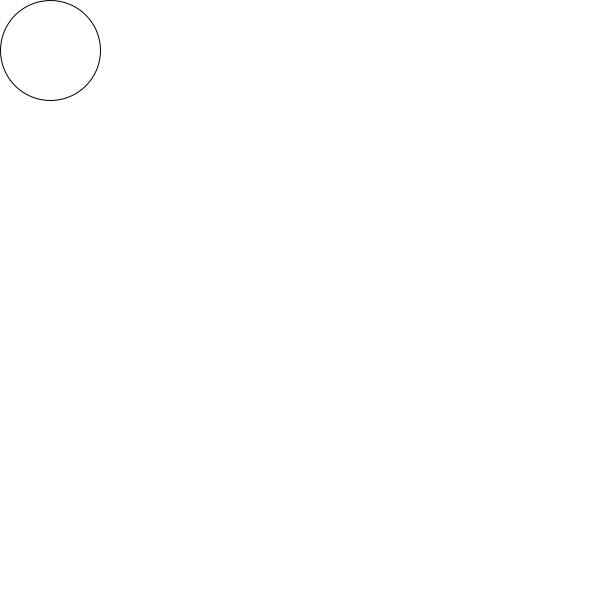
Frame 1 (no input)
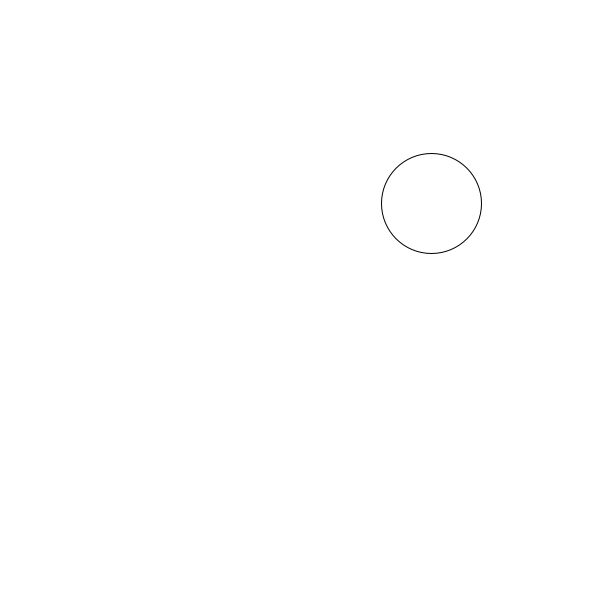
Frame 60 (the mouse pressed at the canvas centre just before this capture)
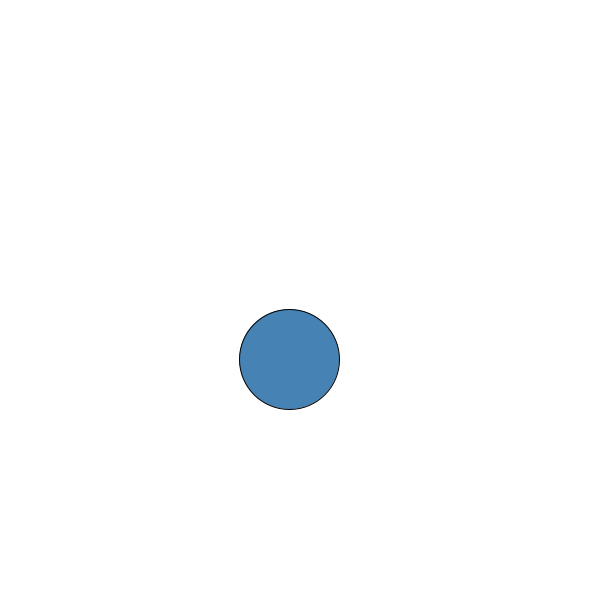
Frame 120 (the mouse held since frame 60 and released just before this capture)

The Processing sketch that drew these frames (run headless with seeded random() and noise(); from frame 60 on, the mouse is pressed at the canvas centre):

// Processing sketch: processing_33352
// ── processing_33352.pde

float centerX = 50;
float centerY = 50;
float xspeed = random (10);
float yspeed = random (10);

void setup () {
  size (600,600);
  }
 
 
void draw () {
  
  background (255,255,255);
  
  
  ellipse(centerX, centerY, 100, 100);
  
  centerX = centerX + xspeed;
  centerY = centerY + yspeed;
  
  if (centerX > 550) {
    xspeed = xspeed * -1;
    fill(70, 130, 180);
  }
  else if (centerX < 50) {
    xspeed = xspeed * -1;
    fill (106, 90, 205);	
  }
 if (centerY > 550) {
    yspeed= yspeed *-1;
    fill (25, 25, 112);
  }
  else if (centerY < 50) {
    yspeed=yspeed * -1;
    fill (176, 48, 96);
  }
  
 


   
}
